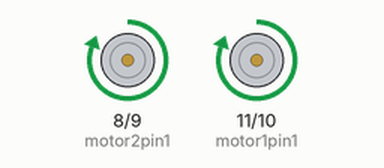
Simulated run of this sketch. Board: Arduino Uno, built with avr-gcc and run on an emulated ATmega328P. On the bench: motor-driver pin pairs drawn as motors (green arrow = first pin HIGH = forward, orange = second pin HIGH = backward, longer = more drive).

Above: at 0.5 s.
Timing chart, 0 to 4.6 s (numbered marks = the images above):
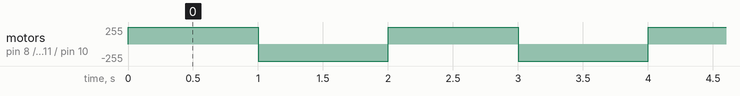

The sketch:

Test_PontH.ino
```cpp
int motor1pin1 = 11;
int motor1pin2 = 10;

int motor2pin1 = 8;
int motor2pin2 = 9;

void setup() {
  // put your setup code here, to run once:
  pinMode(motor1pin1, OUTPUT);
  pinMode(motor1pin2, OUTPUT);
  pinMode(motor2pin1, OUTPUT);
  pinMode(motor2pin2, OUTPUT);
}

void loop() {
  // put your main code here, to run repeatedly:
  digitalWrite(motor1pin1, HIGH);
  digitalWrite(motor1pin2, LOW);

  digitalWrite(motor2pin1, HIGH);
  digitalWrite(motor2pin2, LOW);
  delay(1000);

  digitalWrite(motor1pin1, LOW);
  digitalWrite(motor1pin2, HIGH);

  digitalWrite(motor2pin1, LOW);
  digitalWrite(motor2pin2, HIGH);
  delay(1000);
}
```

Measured:
- by itself, motor on pin 8 (motor2pin1) / pin 9 (motor2pin2), motor on pin 11 (motor1pin1) / pin 10 (motor1pin2): alternates forward 255/255 for 1.0 s and backward 255/255 for 1.0 s
